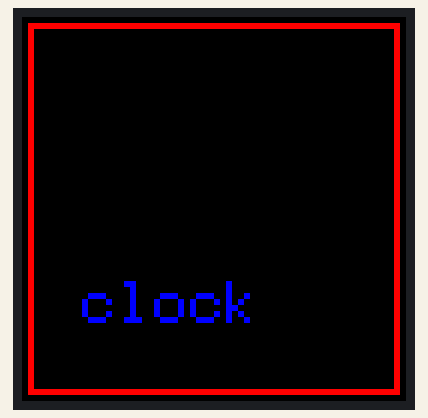
Simulated run of this sketch. Board: ESP32. Parts: 64×64 colour display. WiFi joins after 1.5 s; servers stay silent unless stated; the local clock reads 2024-03-15 10:24:30 at power-on unless the sketch sets it; what the sketch prints to the serial monitor is not drawn.

Above: at 4.1 s.
At 7.1 s:
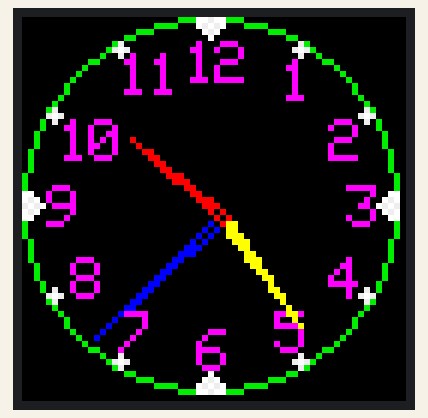
At 14.1 s:
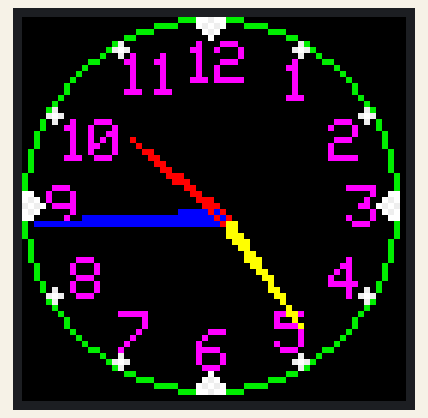
At 22.1 s:
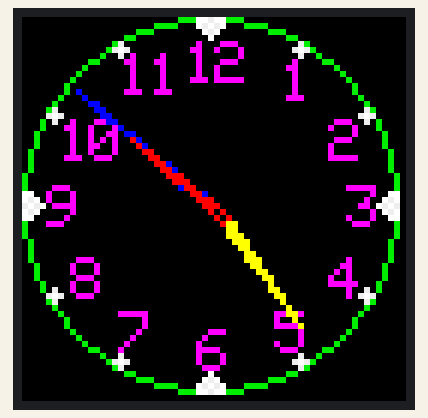
At 30.1 s:
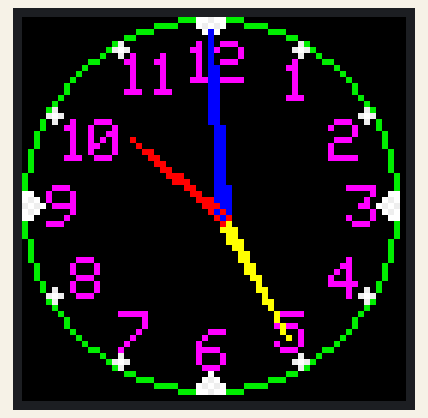
At 38.1 s:
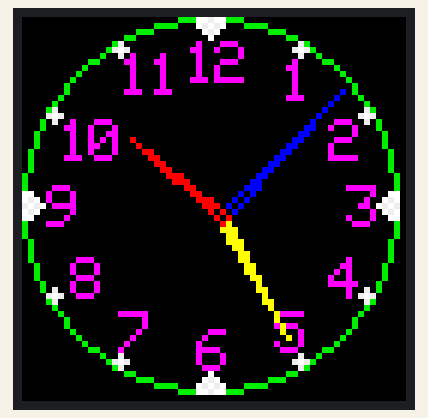

Measured:
- what the display in image 0 shows lasts 3.0 s, from 4.0 s to 7.0 s
- what the display in image 1 shows lasts 1.0 s, from 7.0 s to 8.0 s

The sketch:

Analog_Clock_NTP_2P4_or_2P5_niq_ro_1.ino
```cpp
/******************************************************************************
    -----------
    Steps to use
    -----------

    1) In the sketch (i.e. this example):

    - Set values for NUM_ROWS, NUM_COLS, PANEL_RES_X, PANEL_RES_Y, PANEL_CHAIN.
      There are comments beside them explaining what they are in more detail.
    - Other than where the matrix is defined and matrix.begin in the setup, you
      should now be using the virtual display for everything (drawing pixels, writing text etc).
       You can do a find and replace of all calls if it's an existing sketch
      (just make sure you don't replace the definition and the matrix.begin)
    - If the sketch makes use of MATRIX_HEIGHT or MATRIX_WIDTH, these will need to be
      replaced with the width and height of your virtual screen.
      Either make new defines and use that, or you can use virtualDisp.width() or .height()

    Thanks to:

    * Brian Lough for the original example as raised in this issue:
      https://github.com/mrfaptastic/ESP32-HUB75-MatrixPanel-I2S-DMA/issues/26

      YouTube: https://www.youtube.com/brianlough
      Tindie: https://www.tindie.com/stores/brianlough/
      Twitter: https://twitter.com/witnessmenow

    * Galaxy-Man for the kind donation of panels make/test that this is possible:
      https://github.com/Galaxy-Man

*****************************************************************************/


 /******************************************************************************
  * VIRTUAL DISPLAY / MATRIX PANEL CHAINING CONFIGURATION
  *
  * Note 1: If chaining from the top right to the left, and then S curving down
  *         then serpentine_chain = true and top_down_chain = true
  *         (these being the last two parameters of the virtualDisp(...) constructor.
  *
  * Note 2: If chaining starts from the bottom up, then top_down_chain = false.
  *
  * Note 3: By default, this library has serpentine_chain = true, that is, every
  *         second row has the panels 'upside down' (rotated 180), so the output
  *         pin of the row above is right above the input connector of the next
  *         row.

  Example 1 panel chaining:
  +-----------------+-----------------+-------------------+
  | 64x32px PANEL 3 | 64x32px PANEL 2 | 64x32px PANEL 1   |
  |        ------------   <--------   | ------------xx    |
  | [OUT]  |   [IN] | [OUT]      [IN] | [OUT]    [ESP IN] |
  +--------|--------+-----------------+-------------------+
  | 64x32px|PANEL 4 | 64x32px PANEL 5 | 64x32px PANEL 6   |
  |       \|/   ---------->           |  ----->           |
  | [IN]      [OUT] | [IN]      [OUT] | [IN]      [OUT]   |
  +-----------------+-----------------+-------------------+

  Example 1 configuration:

    #define PANEL_RES_X 64 // Number of pixels wide of each INDIVIDUAL panel module.
    #define PANEL_RES_Y 32 // Number of pixels tall of each INDIVIDUAL panel module.

    #define NUM_ROWS 2 // Number of rows of chained INDIVIDUAL PANELS
    #define NUM_COLS 3 // Number of INDIVIDUAL PANELS per ROW

    virtualDisp(dma_display, NUM_ROWS, NUM_COLS, PANEL_RES_X, PANEL_RES_Y, true, true);

    = 192x64 px virtual display, with the top left of panel 3 being pixel co-ord (0,0)

  ==========================================================

  Example 2 panel chaining:

  +-------------------+
  | 64x32px PANEL 1   |
  | ----------------- |
  | [OUT]    [ESP IN] |
  +-------------------+
  | 64x32px PANEL 2   |
  |                   |
  | [IN]      [OUT]   |
  +-------------------+
  | 64x32px PANEL 3   |
  |                   |
  | [OUT]      [IN]   |
  +-------------------+
  | 64x32px PANEL 4   |
  |                   |
  | [IN]      [OUT]   |
  +-------------------+

  Example 2 configuration:

    #define PANEL_RES_X 64 // Number of pixels wide of each INDIVIDUAL panel module.
    #define PANEL_RES_Y 32 // Number of pixels tall of each INDIVIDUAL panel module.

    #define NUM_ROWS 4 // Number of rows of chained INDIVIDUAL PANELS
    #define NUM_COLS 1 // Number of INDIVIDUAL PANELS per ROW

    virtualDisp(dma_display, NUM_ROWS, NUM_COLS, PANEL_RES_X, PANEL_RES_Y, true, true);

    virtualDisp(dma_display, NUM_ROWS, NUM_COLS, PANEL_RES_X, PANEL_RES_Y, true, true);

    = 128x64 px virtual display, with the top left of panel 1 being pixel co-ord (0,0)

  ==========================================================

  Example 3 panel chaining (bottom up):

  +-----------------+-----------------+
  | 64x32px PANEL 4 | 64x32px PANEL 3 |
  |             <----------           |
  | [OUT]      [IN] | [OUT]      [in] |
  +-----------------+-----------------+
  | 64x32px PANEL 1 | 64x32px PANEL 2 |
  |             ---------->           |
  | [ESP IN]  [OUT] | [IN]      [OUT] |
  +-----------------+-----------------+

  Example 1 configuration:

    #define PANEL_RES_X 64 // Number of pixels wide of each INDIVIDUAL panel module.
    #define PANEL_RES_Y 32 // Number of pixels tall of each INDIVIDUAL panel module.

    #define NUM_ROWS 2 // Number of rows of chained INDIVIDUAL PANELS
    #define NUM_COLS 2 // Number of INDIVIDUAL PANELS per ROW

    virtualDisp(dma_display, NUM_ROWS, NUM_COLS, PANEL_RES_X, PANEL_RES_Y, true, false);

    = 128x64 px virtual display, with the top left of panel 4 being pixel co-ord (0,0)

ver.0 - niq_ro created replica for Ady Sos to simulated Analog Clock on 2xP4 or 2xP5 (64x32) led display
        instead P3 (64x64) led display as at https://github.com/bmzstore/Analog-Clock-NTP-ESP-32-With-Panel-LED-P3
        original Analog Clock NTP is based on https://github.com/3tawi/RGBmatrixPanelGP library
        clock personalised as https://nicuflorica.blogspot.com/search?q=ceas+analogic
ver.1 - added wifi and NTP clock,
*/

#define PANEL_RES_X 64 // Number of pixels wide of each INDIVIDUAL panel module.
#define PANEL_RES_Y 32 // Number of pixels tall of each INDIVIDUAL panel module.

#define NUM_ROWS 2 // Number of rows of chained INDIVIDUAL PANELS
#define NUM_COLS 1 // Number of INDIVIDUAL PANELS per ROW
#define PANEL_CHAIN NUM_ROWS*NUM_COLS    // total number of panels chained one to another

int WIDTH1 = PANEL_RES_X * NUM_COLS;
int HEIGHT1 = PANEL_RES_Y * NUM_ROWS;
int CENTRE_X = (WIDTH1 / 2) - 1;
int CENTRE_Y = (HEIGHT1 / 2) - 1;
#define R_HOUR 17
#define R_MIN  25
#define R_SEC  29

// Change this to your needs, for details on VirtualPanel pls read the PDF!
#define SERPENT true
#define TOPDOWN false

// library includes
#include "WiFi.h"
#include <DS1307ESP.h>                         // DS1307ESP Library: https://github.com/3tawi/DS1307ESP
#include <ESP32-VirtualMatrixPanel-I2S-DMA.h>  // https://github.com/mrfaptastic/ESP32-HUB75-MatrixPanel-DMA

// placeholder for the matrix object
MatrixPanel_I2S_DMA *dma_display = nullptr;

// placeholder for the virtual display object
VirtualMatrixPanel  *virtualDisp = nullptr;

DS1307ESP rtc;

char ssid[] = "niq_ro"; // Nama Wifi network
char pass[] = "Beremutasirece1!"; // Password Wifi network
#define TZ (+2*60*60) // Timezone UTC+2

int ora;
int minut;
int secunda;
uint32_t lastTime;

/******************************************************************************
 * Setup!
 ******************************************************************************/
void setup() {

  delay(2000);
  Serial.begin(115200);
  Serial.println(""); Serial.println(""); Serial.println("");
  Serial.println("*****************************************************");
  Serial.println(" Analog Clock NTP on 2xP4 (2xP5) 64x32 led display !");
  Serial.println("*****************************************************");

  Serial.print("Attempting to connect to Network named: ");
  Serial.println(ssid);

  WiFi.begin(ssid, pass);
  while (WiFi.status() != WL_CONNECTED) {
    Serial.print(".");
    delay(1000);
  }
  Serial.println("");
  IPAddress ip = WiFi.localIP();
  Serial.print("IP Address: ");
  Serial.println(ip);

  configTime(TZ, 0, "ntp.nict.jp", "ntp.jst.mfeed.ad.jp");


  /******************************************************************************
   * Create physical DMA panel class AND virtual (chained) display class.
   ******************************************************************************/

  /*
    The configuration for MatrixPanel_I2S_DMA object is held in HUB75_I2S_CFG structure,
    All options has it's predefined default values. So we can create a new structure and redefine only the options we need

	Please refer to the '2_PatternPlasma.ino' example for detailed example of how to use the MatrixPanel_I2S_DMA configuration
  */

  HUB75_I2S_CFG mxconfig(
                PANEL_RES_X,   // module width
                PANEL_RES_Y,   // module height
                PANEL_CHAIN    // chain length
  );

  //mxconfig.driver = HUB75_I2S_CFG::FM6126A;     // in case that we use panels based on FM6126A chip, we can set it here before creating MatrixPanel_I2S_DMA object

  // Sanity checks
  if (NUM_ROWS <= 1) {
    Serial.println(F("There is no reason to use the VirtualDisplay class for a single horizontal chain and row!"));
  }

  // OK, now we can create our matrix object
  dma_display = new MatrixPanel_I2S_DMA(mxconfig);

  // let's adjust default brightness to about 75%
  dma_display->setBrightness8(192);    // range is 0-255, 0 - 0%, 255 - 100%

  // Allocate memory and start DMA display
  if( not dma_display->begin() )
      Serial.println("****** !KABOOM! I2S memory allocation failed ***********");

  // create VirtualDisplay object based on our newly created dma_display object
  virtualDisp = new VirtualMatrixPanel((*dma_display), NUM_ROWS, NUM_COLS, PANEL_RES_X, PANEL_RES_Y, SERPENT, TOPDOWN);
/*
  // So far so good, so continue
  virtualDisp->fillScreen(virtualDisp->color444(0, 0, 0));
  virtualDisp->drawDisplayTest(); // draw text numbering on each screen to check connectivity

  delay(3000);
*/
  Serial.println("Chain of 64x32 panels for this example:");
  Serial.println("+--------+---------+");
  Serial.println("|   4    |    3    |");
  Serial.println("|        |         |");
  Serial.println("+--------+---------+");
  Serial.println("|   1    |    2    |");
  Serial.println("| (ESP)  |         |");
  Serial.println("+--------+---------+");

//   virtualDisp->setFont(&FreeSansBold12pt7b);
   virtualDisp->setTextColor(virtualDisp->color565(0, 0, 255));
   virtualDisp->setTextSize(1);
   virtualDisp->setCursor(10, virtualDisp->height()-20);

   // Red text inside red rect (2 pix in from edge)
   virtualDisp->print("clock");
   virtualDisp->drawRect(1,1, virtualDisp->width()-2, virtualDisp->height()-2, virtualDisp->color565(255,0,0));
/*
   // White line from top left to bottom right
   virtualDisp->drawLine(0,0, virtualDisp->width()-1, virtualDisp->height()-1, virtualDisp->color565(255,255,255));
*/
delay(3000);
  virtualDisp->fillScreen(virtualDisp->color565(0, 0, 0));  // clear the display

ora = 2;  // random (0,12);
minut = 22;  // random (0,60);
secunda = 0; //random (0,60);
}

void loop() {
  if (WiFi.status() != WL_CONNECTED)
    ESP.restart();

drawtime();

delay(1000);

} // end loop

void drawtime()
{
  time_t t;
  static time_t last_t;
  struct tm *tm;
  t = time(NULL);
  if (last_t == t) return;
  last_t = t;
  tm = localtime(&t);

            double radians;
            int x;
            int y;
            char jam[9];
            char menit[9];
            int j = 0;
            rtc.DSread();
            ora = tm->tm_hour;
            minut = tm->tm_min;
            secunda = tm->tm_sec;
            if (ora > 12)
                ora -= 12;


         virtualDisp->fillScreen(virtualDisp->color565(0, 0, 0));  // clear the display

         virtualDisp->drawCircle(CENTRE_X, CENTRE_Y, 31, virtualDisp->color444(0, 255, 0));  // draw a greencircle

            // hour 3 point
            virtualDisp->drawLine(62,29, virtualDisp->width()-2, virtualDisp->height()-31, virtualDisp->color565(255,255,255));
            virtualDisp->drawLine(61,29, virtualDisp->width()-3, virtualDisp->height()-31, virtualDisp->color565(255,255,255));
            virtualDisp->drawLine(60,30, virtualDisp->width()-4, virtualDisp->height()-32, virtualDisp->color565(255,255,255));
            virtualDisp->drawPixelRGB888(59, 31, 255, 255, 255);

            // hour 6 point
            virtualDisp->drawLine(29,62, virtualDisp->width()-31, virtualDisp->height()-2, virtualDisp->color565(255,255,255));
            virtualDisp->drawLine(29,61, virtualDisp->width()-31, virtualDisp->height()-3, virtualDisp->color565(255,255,255));
            virtualDisp->drawLine(30,60, virtualDisp->width()-32, virtualDisp->height()-4, virtualDisp->color565(255,255,255));
            virtualDisp->drawPixelRGB888(31, 59, 255, 255, 255);

            // hour 9 point
            virtualDisp->drawLine(0,29, virtualDisp->width()-64, virtualDisp->height()-31, virtualDisp->color565(255,255,255));
            virtualDisp->drawLine(1,29, virtualDisp->width()-63, virtualDisp->height()-31, virtualDisp->color565(255,255,255));
            virtualDisp->drawLine(2,30, virtualDisp->width()-62, virtualDisp->height()-32, virtualDisp->color565(255,255,255));
            virtualDisp->drawPixelRGB888(3, 31, 255, 255, 255);

            //12 hour point
            virtualDisp->drawLine(29,0, virtualDisp->width()-31, virtualDisp->height()-64, virtualDisp->color565(255,255,255));
            virtualDisp->drawLine(29,1, virtualDisp->width()-31, virtualDisp->height()-63, virtualDisp->color565(255,255,255));
            virtualDisp->drawLine(30,2, virtualDisp->width()-32, virtualDisp->height()-62, virtualDisp->color565(255,255,255));
            virtualDisp->drawPixelRGB888(31, 3, 255, 255, 255);

           virtualDisp->setTextColor(virtualDisp->color565(255, 0, 255));
           virtualDisp->setTextSize(1);

           // hour 1 (text)
            virtualDisp->setCursor(43, virtualDisp->height()-57); // 63-x+3
            virtualDisp->print("1");

           // hour 2 (text)
            virtualDisp->setCursor(51, virtualDisp->height()-47);
            virtualDisp->print("2");

           // hour 3 (text)
            virtualDisp->setCursor(54, virtualDisp->height()-36);
            virtualDisp->print("3");

           // hour 4 (text)
            virtualDisp->setCursor(51, virtualDisp->height()-24);
            virtualDisp->print("4");

           // hour 5 (text)
            virtualDisp->setCursor(42, virtualDisp->height()-15);
            virtualDisp->print("5");

           // hour 6 (text)
            virtualDisp->setCursor(29, virtualDisp->height()-12);
            virtualDisp->print("6");

           // hour 7 (text)
            virtualDisp->setCursor(16, virtualDisp->height()-15);
            virtualDisp->print("7");

           // hour 8 (text)
            virtualDisp->setCursor(8, virtualDisp->height()-24);
            virtualDisp->print("8");

           // hour 9 (text)
            virtualDisp->setCursor(4, virtualDisp->height()-36);
            virtualDisp->print("9");

           // hour 10 (text)
            virtualDisp->setCursor(6, virtualDisp->height()-47);
            virtualDisp->print("1");
            virtualDisp->setCursor(11, virtualDisp->height()-47);
            virtualDisp->print("0");

           // hour 11 (text)
            virtualDisp->setCursor(16, virtualDisp->height()-58);
            virtualDisp->print("1");
            virtualDisp->setCursor(21, virtualDisp->height()-58);
            virtualDisp->print("1");

           // hour 12 (text)
            virtualDisp->setCursor(27, virtualDisp->height()-60);
            virtualDisp->print("1");
            virtualDisp->setCursor(32, virtualDisp->height()-60);
            virtualDisp->print("2");


           for (int i = 0; i < 60; i+=5) // hour points
           {
            radians = (90.0F - (i * 6.0F)) * M_PI / 180.0;
            x = round(CENTRE_X + 30 * cos(radians));
            y = round(CENTRE_Y - 30 * sin(radians));
            virtualDisp->drawCircle(x, y, 1, virtualDisp->color444(255, 255, 255));  // draw a greencircle
            virtualDisp->drawPixelRGB888(x, y, 255, 255, 255);
           }

            // second
            radians = (90.0F - ((float)secunda * 6.0F)) * M_PI / 180.0F;
            x = round(CENTRE_X + R_SEC * cos(radians));
            y = round(CENTRE_Y - R_SEC * sin(radians));

   virtualDisp->drawLine(x,y, virtualDisp->width()-CENTRE_X, virtualDisp->height()-CENTRE_Y-1, virtualDisp->color565(0,0,255));  // blue line from center to hour
   virtualDisp->drawLine(x,y, virtualDisp->width()-CENTRE_X, virtualDisp->height()-CENTRE_Y+1, virtualDisp->color565(0,0,255));  // blue line from center to hour
   virtualDisp->drawLine(x,y, virtualDisp->width()-CENTRE_X-1, virtualDisp->height()-CENTRE_Y, virtualDisp->color565(0,0,255));  // blue line from center to hour
   virtualDisp->drawLine(x,y, virtualDisp->width()-CENTRE_X+1, virtualDisp->height()-CENTRE_Y, virtualDisp->color565(0,0,255));  // blue line from center to hour

            // minute
            radians = (90.0F - (minut * 6.0F)) * M_PI / 180.0;
            x = round(CENTRE_X + R_MIN * cos(radians));
            y = round(CENTRE_Y - R_MIN * sin(radians));

   virtualDisp->drawLine(x,y, virtualDisp->width()-CENTRE_X, virtualDisp->height()-CENTRE_Y-1, virtualDisp->color565(255,255,0));  // yellow line from center to hour
   virtualDisp->drawLine(x,y, virtualDisp->width()-CENTRE_X, virtualDisp->height()-CENTRE_Y+1, virtualDisp->color565(255,255,0));  // yellow line from center to hour
   virtualDisp->drawLine(x,y, virtualDisp->width()-CENTRE_X-1, virtualDisp->height()-CENTRE_Y, virtualDisp->color565(255,255,0));  // yellow line from center to hour
   virtualDisp->drawLine(x,y, virtualDisp->width()-CENTRE_X+1, virtualDisp->height()-CENTRE_Y, virtualDisp->color565(255,255,0));  // yellow line from center to hour

           // hour
            radians = (90.0F - ((ora * 30.0F) + ((minut * 29.0F) / 60.0F))) * M_PI / 180.0F;
            x = round(CENTRE_X + R_HOUR * cos(radians));
            y = round(CENTRE_Y - R_HOUR * sin(radians));

   virtualDisp->drawLine(x,y, virtualDisp->width()-CENTRE_X, virtualDisp->height()-CENTRE_Y-1, virtualDisp->color565(255,0,0));  // red line from center to hour
   virtualDisp->drawLine(x,y, virtualDisp->width()-CENTRE_X, virtualDisp->height()-CENTRE_Y+1, virtualDisp->color565(255,0,0));  // red line from center to hour
   virtualDisp->drawLine(x,y, virtualDisp->width()-CENTRE_X-1, virtualDisp->height()-CENTRE_Y, virtualDisp->color565(255,0,0));  // red line from center to hour
   virtualDisp->drawLine(x,y, virtualDisp->width()-CENTRE_X+1, virtualDisp->height()-CENTRE_Y, virtualDisp->color565(255,0,0));  // red line from center to hour
}
```
